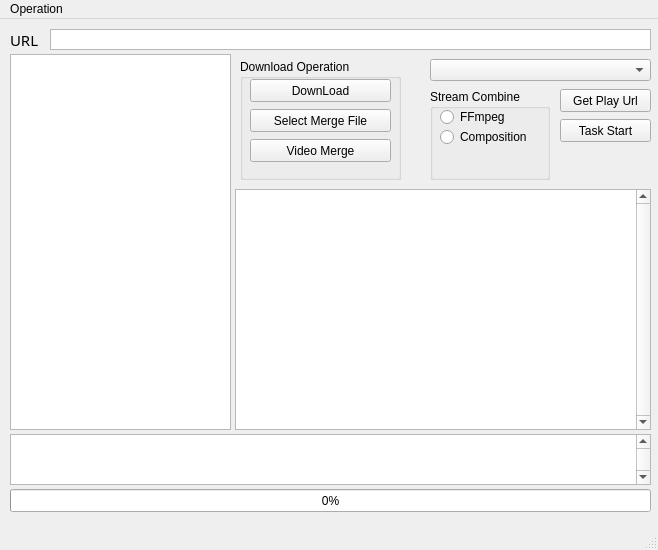
<?xml version="1.0" encoding="UTF-8"?>
<ui version="4.0">
 <class>VDownWindow</class>
 <widget class="QMainWindow" name="VDownWindow">
  <property name="geometry">
   <rect>
    <x>0</x>
    <y>0</y>
    <width>658</width>
    <height>550</height>
   </rect>
  </property>
  <property name="windowTitle">
   <string>Vip Down Window</string>
  </property>
  <widget class="QWidget" name="centralwidget">
   <widget class="QLabel" name="label">
    <property name="geometry">
     <rect>
      <x>10</x>
      <y>13</y>
      <width>31</width>
      <height>16</height>
     </rect>
    </property>
    <property name="font">
     <font>
      <family>微软雅黑</family>
      <pointsize>11</pointsize>
     </font>
    </property>
    <property name="text">
     <string>URL</string>
    </property>
   </widget>
   <widget class="QTextEdit" name="txtUrl">
    <property name="geometry">
     <rect>
      <x>50</x>
      <y>10</y>
      <width>601</width>
      <height>21</height>
     </rect>
    </property>
    <property name="verticalScrollBarPolicy">
     <enum>Qt::ScrollBarAlwaysOff</enum>
    </property>
    <property name="horizontalScrollBarPolicy">
     <enum>Qt::ScrollBarAlwaysOff</enum>
    </property>
   </widget>
   <widget class="QComboBox" name="cboExEng">
    <property name="geometry">
     <rect>
      <x>430</x>
      <y>40</y>
      <width>221</width>
      <height>22</height>
     </rect>
    </property>
   </widget>
   <widget class="QPushButton" name="btnGetUrl">
    <property name="geometry">
     <rect>
      <x>560</x>
      <y>70</y>
      <width>91</width>
      <height>23</height>
     </rect>
    </property>
    <property name="text">
     <string>Get Play Url</string>
    </property>
   </widget>
   <widget class="QTextEdit" name="txtLink">
    <property name="geometry">
     <rect>
      <x>10</x>
      <y>415</y>
      <width>641</width>
      <height>51</height>
     </rect>
    </property>
    <property name="verticalScrollBarPolicy">
     <enum>Qt::ScrollBarAlwaysOn</enum>
    </property>
    <property name="horizontalScrollBarPolicy">
     <enum>Qt::ScrollBarAlwaysOff</enum>
    </property>
    <property name="html">
     <string>&lt;!DOCTYPE HTML PUBLIC &quot;-//W3C//DTD HTML 4.0//EN&quot; &quot;http://www.w3.org/TR/REC-html40/strict.dtd&quot;&gt;
&lt;html&gt;&lt;head&gt;&lt;meta name=&quot;qrichtext&quot; content=&quot;1&quot; /&gt;&lt;style type=&quot;text/css&quot;&gt;
p, li { white-space: pre-wrap; }
&lt;/style&gt;&lt;/head&gt;&lt;body style=&quot; font-family:'SimSun'; font-size:9pt; font-weight:400; font-style:normal;&quot;&gt;
&lt;p style=&quot;-qt-paragraph-type:empty; margin-top:0px; margin-bottom:0px; margin-left:0px; margin-right:0px; -qt-block-indent:0; text-indent:0px;&quot;&gt;&lt;br /&gt;&lt;/p&gt;&lt;/body&gt;&lt;/html&gt;</string>
    </property>
   </widget>
   <widget class="QListView" name="listView">
    <property name="geometry">
     <rect>
      <x>10</x>
      <y>35</y>
      <width>221</width>
      <height>376</height>
     </rect>
    </property>
   </widget>
   <widget class="QProgressBar" name="pbDownBar">
    <property name="geometry">
     <rect>
      <x>10</x>
      <y>470</y>
      <width>641</width>
      <height>23</height>
     </rect>
    </property>
    <property name="value">
     <number>0</number>
    </property>
   </widget>
   <widget class="QGroupBox" name="groupBox">
    <property name="geometry">
     <rect>
      <x>240</x>
      <y>40</y>
      <width>161</width>
      <height>121</height>
     </rect>
    </property>
    <property name="title">
     <string>Download Operation</string>
    </property>
    <widget class="QPushButton" name="btnDown">
     <property name="geometry">
      <rect>
       <x>10</x>
       <y>20</y>
       <width>141</width>
       <height>23</height>
      </rect>
     </property>
     <property name="text">
      <string>DownLoad</string>
     </property>
    </widget>
    <widget class="QPushButton" name="btnDownMerge">
     <property name="geometry">
      <rect>
       <x>10</x>
       <y>50</y>
       <width>141</width>
       <height>23</height>
      </rect>
     </property>
     <property name="text">
      <string>Select Merge File</string>
     </property>
    </widget>
    <widget class="QPushButton" name="btnMerge">
     <property name="geometry">
      <rect>
       <x>10</x>
       <y>80</y>
       <width>141</width>
       <height>23</height>
      </rect>
     </property>
     <property name="text">
      <string>Video Merge</string>
     </property>
    </widget>
   </widget>
   <widget class="QTextEdit" name="txtMsg">
    <property name="geometry">
     <rect>
      <x>235</x>
      <y>170</y>
      <width>416</width>
      <height>241</height>
     </rect>
    </property>
    <property name="verticalScrollBarPolicy">
     <enum>Qt::ScrollBarAlwaysOn</enum>
    </property>
    <property name="horizontalScrollBarPolicy">
     <enum>Qt::ScrollBarAlwaysOff</enum>
    </property>
   </widget>
   <widget class="QPushButton" name="btnStop">
    <property name="geometry">
     <rect>
      <x>560</x>
      <y>100</y>
      <width>91</width>
      <height>23</height>
     </rect>
    </property>
    <property name="text">
     <string>Task Start</string>
    </property>
   </widget>
   <widget class="QGroupBox" name="groupBox_2">
    <property name="geometry">
     <rect>
      <x>430</x>
      <y>70</y>
      <width>120</width>
      <height>91</height>
     </rect>
    </property>
    <property name="title">
     <string>Stream Combine</string>
    </property>
    <widget class="QRadioButton" name="rbFfmpeg">
     <property name="geometry">
      <rect>
       <x>10</x>
       <y>20</y>
       <width>89</width>
       <height>16</height>
      </rect>
     </property>
     <property name="text">
      <string>FFmpeg</string>
     </property>
    </widget>
    <widget class="QRadioButton" name="rbNormally">
     <property name="geometry">
      <rect>
       <x>10</x>
       <y>40</y>
       <width>89</width>
       <height>16</height>
      </rect>
     </property>
     <property name="text">
      <string>Composition</string>
     </property>
    </widget>
   </widget>
  </widget>
  <widget class="QMenuBar" name="menubar">
   <property name="geometry">
    <rect>
     <x>0</x>
     <y>0</y>
     <width>658</width>
     <height>23</height>
    </rect>
   </property>
   <widget class="QMenu" name="menuOperate">
    <property name="title">
     <string>Operation</string>
    </property>
    <addaction name="actionClear_List"/>
    <addaction name="actionShow_in_Explorer"/>
   </widget>
   <addaction name="menuOperate"/>
  </widget>
  <widget class="QStatusBar" name="statusbar"/>
  <action name="actionClear_List">
   <property name="text">
    <string>Clear List</string>
   </property>
  </action>
  <action name="actionShow_in_Explorer">
   <property name="text">
    <string>Show in Explorer</string>
   </property>
  </action>
 </widget>
 <resources/>
 <connections/>
</ui>
